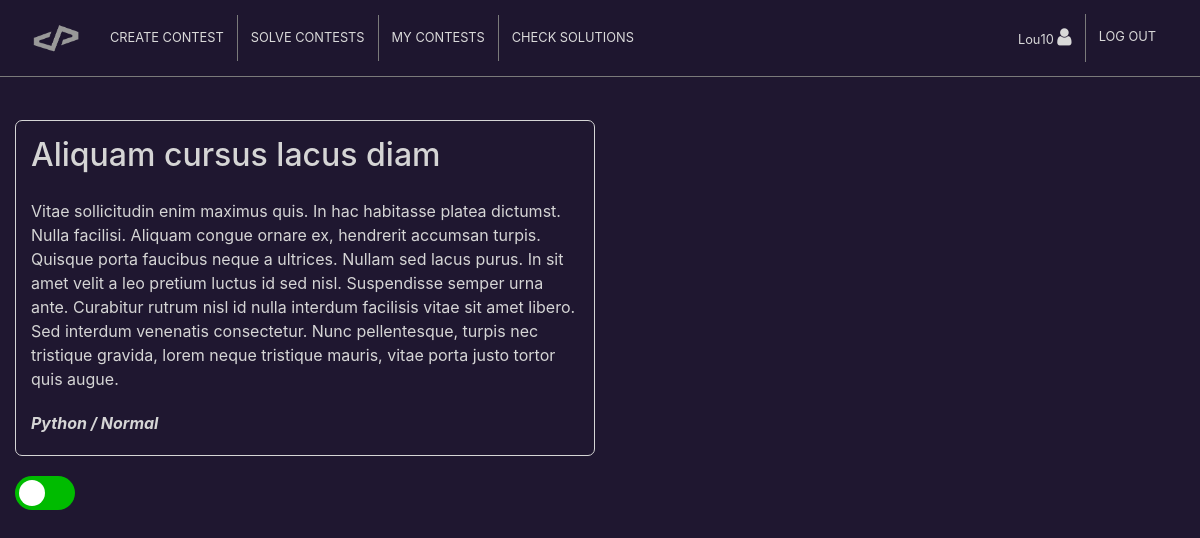
/solutions.php?c=8 (signed in), run on the app's committed database.
### tables this page shows
CREATE TABLE IF NOT EXISTS `contests` (
  `id_contest` int(9) NOT NULL AUTO_INCREMENT,
  `title` varchar(40) NOT NULL,
  `description` varchar(1024) DEFAULT NULL,
  `language` varchar(15) NOT NULL,
  `difficulty` varchar(6) NOT NULL,
  `isclosed` tinyint(1) NOT NULL,
  `id_user` int(9) NOT NULL,
  PRIMARY KEY (`id_contest`),
  KEY `id_user` (`id_user`)
);

### assets/php/solutions_p.php (the view, shortened to what this page needs)
<?php
function showUserContest($connection, $idUser, $idContest)
{
	$sql = "SELECT *
			FROM contests
			WHERE id_user = $idUser AND id_contest = $idContest";
	$result = mysqli_query($connection, $sql) or die(mysqli_error($connection));
	$record = mysqli_fetch_array($result, MYSQLI_ASSOC);
	$isclosed = $record['isclosed'] == 1 ? "checked" : "";
	echo "		<div id=\"sorted-contest-descript\" class=\"description\">
					<h1>{$record['title']}</h1>
					<p>{$record['description']}</p>
					<p>{$record['language']} / {$record['difficulty']}</p>
					<p id=\"contest-id\" hidden>{$record['id_contest']}</p>
				</div>
				<label class=\"switch\">
  				<input type=\"checkbox\" {$isclosed} id=\"isclosed-cb\">
 			 	<span class=\"slider round\"></span>
				</label>
			";
	return true;
}

### assets/css/styles.css (style rules this page uses)
body { background-color: #1f1730; padding: 100px 0 30px 0; }
p { color: #d5d5d5; margin: 0; padding: 0; }
.description { color: #d5d5d5; width: 100%; padding: 15px 15px 0 15px; border: 1px solid #d5d5d5; border-radius: 7px; font-size: 1em; margin-bottom: 20px; overflow: auto; max-height: 600px; }
.description h1 { font-size: 2em; margin-bottom: 25px; }
.description p { margin-bottom: 20px; }
.description p+p { font-style: italic; font-weight: 700; }
.switch { position: relative; display: inline-block; width: 60px; height: 34px; }
.slider { position: absolute; cursor: pointer; top: 0; left: 0; right: 0; bottom: 0; background-color: #0b0; -webkit-transition: .4s; transition: .4s; }
.slider:before { position: absolute; content: ""; height: 26px; width: 26px; left: 4px; bottom: 4px; background-color: #fff; -webkit-transition: .4s; transition: .4s; }
.slider.round { border-radius: 34px; }
.slider.round:before { border-radius: 50%; }

### data on the page
contests: title "Aliquam cursus lacus diam", description "Vitae sollicitudin enim maximus quis. In hac habitasse platea dictumst. Nulla facilisi. Aliquam congue ornare ex, hendrerit accumsan turpis. Quisque porta faucibus neque a ultrices. Nullam sed lacus purus. In sit amet velit a leo pretium luctus id sed nisl. Suspendisse semper urna ante. Curabitur rutrum nisl id nulla interdum facilisis vitae sit amet libero. Sed interdum venenatis consectetur. Nunc pellentesque, turpis nec tristique gravida, lorem neque tristique mauris, vitae porta justo tortor quis augue.", language "Python", difficulty "Normal"

### other printed values
$_SESSION['username'] "Lou10"
